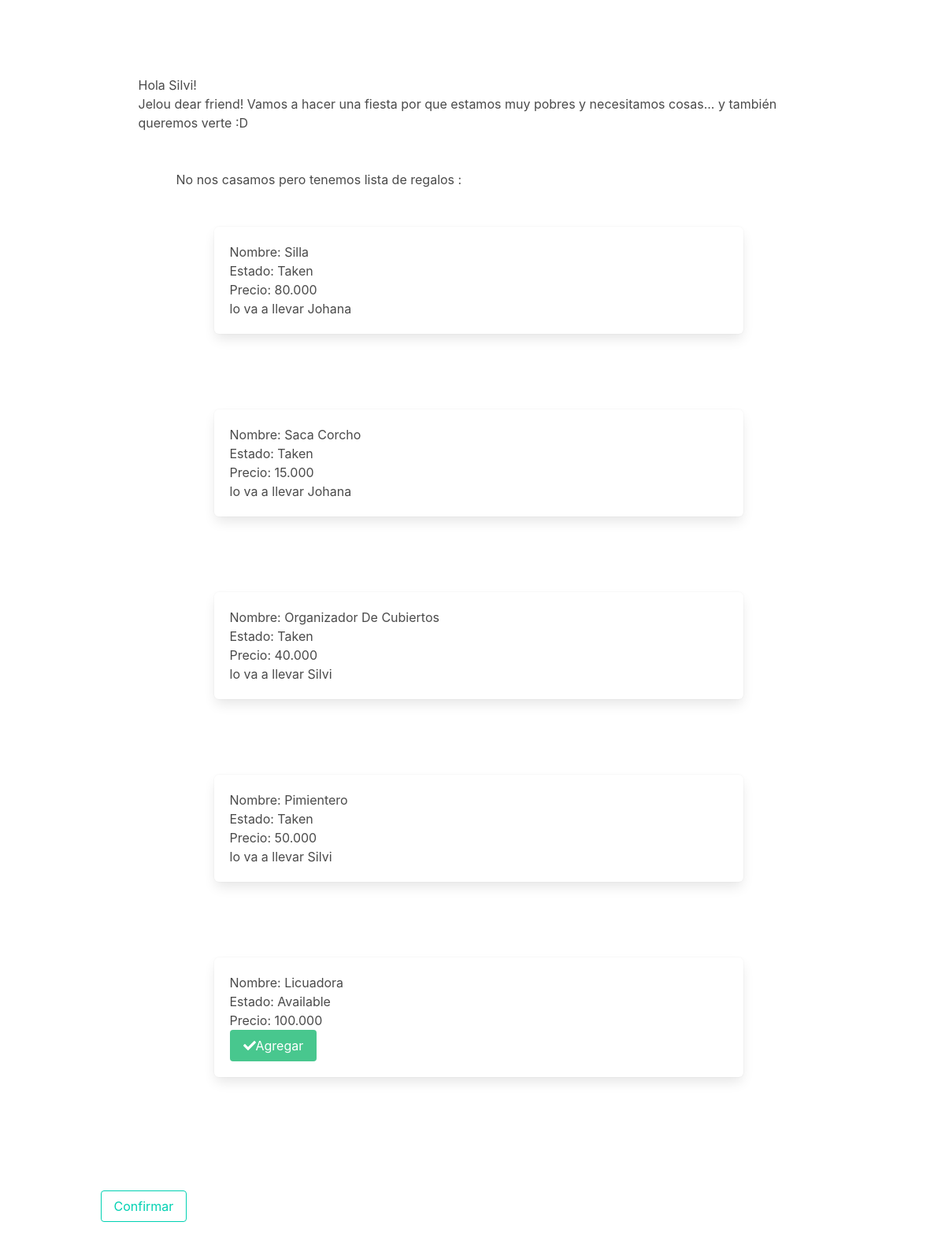
The app's page /invitation/5/ with its own data.
### hw/models.py (models this page shows, shortened)
class Guest(models.Model):
    name = models.CharField(max_length=70)
    mail = models.EmailField(max_length=254)
    mobile = models.IntegerField()
    going = models.BooleanField(default=True)
    invitation = models.ForeignKey(Invitation,models.SET_NULL,blank=True,null=True)
    def __str__(self):
        return self.name

class Invitation(models.Model):
    TYPE_CHOICES = (('Giver','G'), ('Single','S'), ('Couple', 'C'))
    inv_type = models.CharField(max_length=10, choices=TYPE_CHOICES)
    descr = models.TextField()
    def __str__(self):
        return self.descr

class Gift(models.Model):
    STATUS_CHOICES = (('Available','A'), ('Taken','T'))
    name = models.CharField(max_length=200)
    status = models.CharField(max_length=15, choices=STATUS_CHOICES)
    price = models.DecimalField(max_digits=8, decimal_places=3)
    pic = models.ImageField()
    guest = models.ForeignKey(Guest,models.SET_NULL,blank=True,null=True)

### hw/views.py (the view, shortened to what this page needs)
# urls.py: path('invitation/<int:query>/', csrf_exempt(GuestStuffView.as_view()), name="guest_stuff")
class GuestStuffView(ListView):
    template_name = "hw/guest_stuff.html"
    model = Guest
    def get_queryset(self):
        query = self.kwargs['query']
        return Guest.objects.filter(pk=query)

### hw/context_processor.py (called while the page is built)
def guests_data(request):
    guests = Guest.objects.all()
    return {'guests': guests}

def gifts_data(request):
    gifts = Gift.objects.all()
    return {'gifts': gifts}

def invitations_data(request):
    invitations = Invitation.objects.all()
    return {'invitations': invitations}

### hw/templates/hw/guest_stuff.html (shortened to what this page needs)
{% extends 'hw/base.html' %}
{% block content%}
{% for guest in object_list %}
  {% include "hw/guest.html"%}
  {% if guest.invitation.inv_type != 'Giver'%}
  <a class="button is-primary is-outlined" onclick="confirm_gifts({{guest.id}})">Confirmar</a>
  {% else %}
  <i class="em em-beetle"></i>
  {% endif %}
{% endfor %}
{% endblock %}

### hw/templates/hw/base.html (shortened to what this page needs)
<!DOCTYPE html>
<html>
  <head>
    <link rel="stylesheet" href="https://cdnjs.cloudflare.com/ajax/libs/bulma/0.6.2/css/bulma.min.css">
    <link href="https://afeld.github.io/emoji-css/emoji.css" rel="stylesheet">
    <link rel="stylesheet" href="/static/css/hw.css">
  </head>
  <body>
  <section class="section">
    <div class="container">
      {% block content %}
      {% endblock %}
    </div>
  </section>
  </body>
</html>

### hw/templates/hw/guest.html (shortened to what this page needs)
{% extends "hw/base.html" %}
{% block content %}
    <h1>Hola {{guest.name|title}}!</h1>
    <p>{{guest.invitation}}</p>
    {% if guest.invitation.inv_type != 'Giver'%}
      {% include "hw/gift_list.html"%}
    {% endif %}
{% endblock  %}

### hw/templates/hw/gift_list.html (shortened to what this page needs)
{% extends "hw/base.html" %}
{% block content %}
    No nos casamos pero tenemos lista de regalos :
    {% for gift in gifts %}
      {% include "hw/gift.html"%}
    {% endfor %}
{% endblock  %}

### hw/templates/hw/gift.html (shortened to what this page needs)
{% extends "hw/base.html" %}
{% block content %}
   <div class="box">
    <h1>Nombre: {{gift.name|title}}</h1>
    <p>Estado: {{gift.status}}</p>
    <p>Precio: {{gift.price}}</p>
    {% if gift.status == 'Available'%}
      <a class="button is-success" id="add_{{gift.pk}}" onclick="add_gift({{gift.pk}})">
      <i class="fas fa-check"></i>Agregar</a>
    {% else %}
    <p> lo va a llevar {{gift.guest}}</p>
    {% endif %}
  </div>
{% endblock  %}

### hw/static/css/hw.css (style rules this page uses)
body { padding-left: 15px; }

### records on screen
Guest: name "Silvi", invitation "Jelou dear friend! Vamos a hacer una fiesta por que estamos muy pobres y necesitamos cosas... y también queremos verte :D"
Gift: name "Silla", status "Taken", price "80.000", guest "Johana"
Gift: name "Saca Corcho", status "Taken", price "15.000", guest "Johana"
Gift: name "Organizador De Cubiertos", status "Taken", price "40.000", guest "Silvi"
Gift: name "Pimientero", status "Taken", price "50.000", guest "Silvi"
Gift: name "Licuadora", status "Available", price "100.000"
